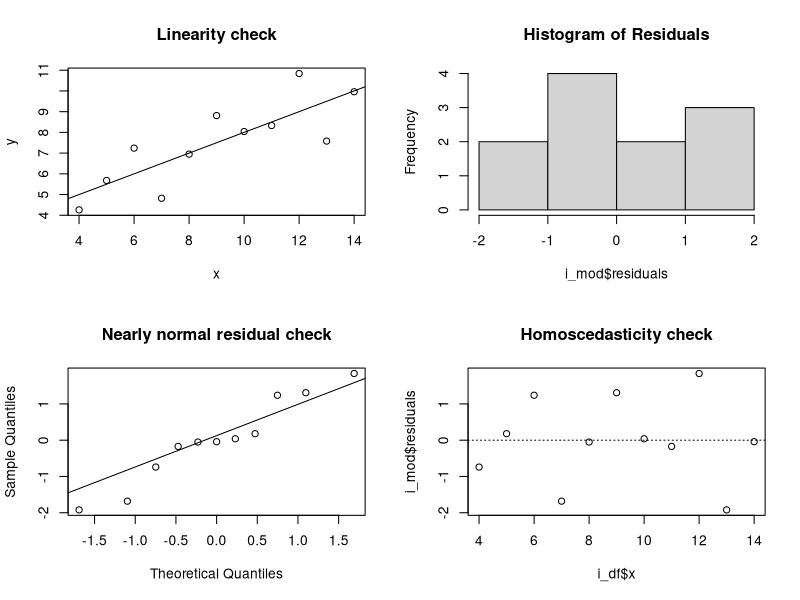
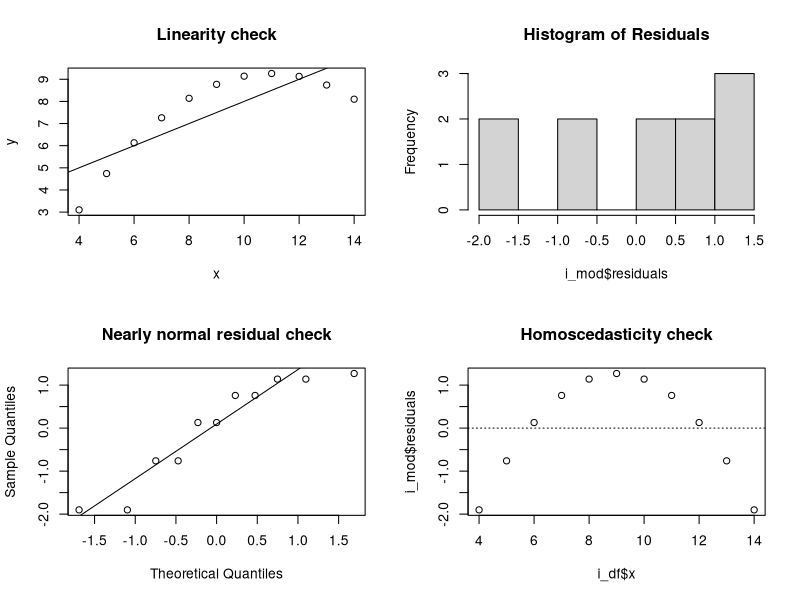
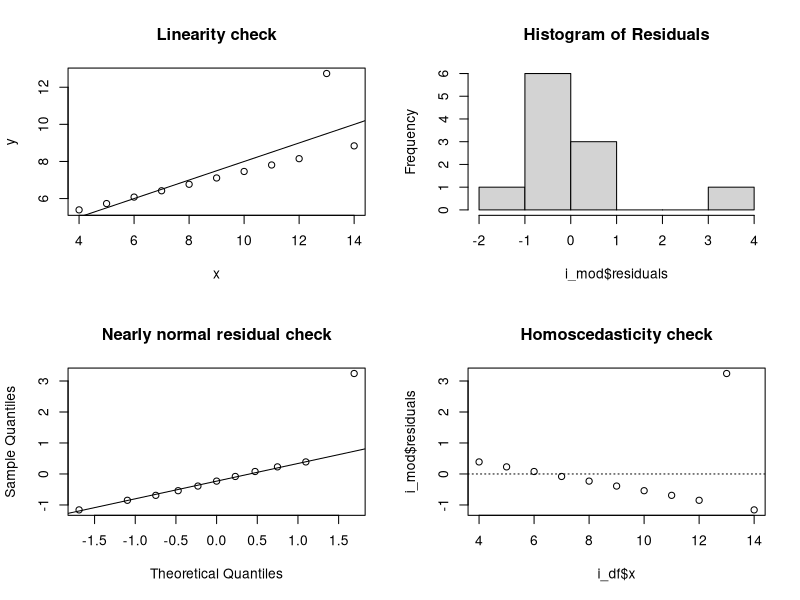
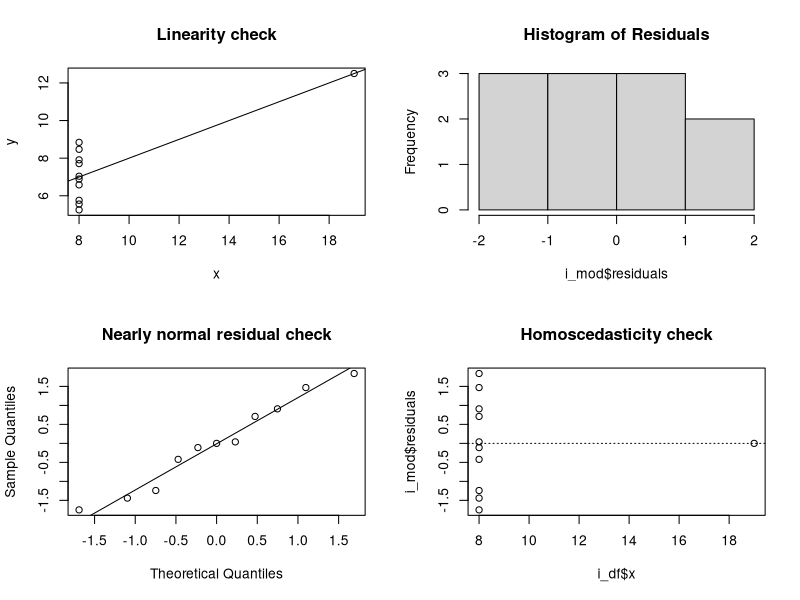

The R source for these figures, in order:
## ---- chunk 1
knitr::opts_chunk$set(
                      warning = FALSE
                      ,error = FALSE
                      ,message = FALSE
                      ,tidy = TRUE
                      ,cache = TRUE
                      )
## ---- chunk 2
load_packages <- c("prettydoc")

#see if we need to install any of them
install_load <- function(pkg){
  #CODE SOURCE: https://gist.github.com/stevenworthington/3178163
  new.pkg <- pkg[!(pkg %in% installed.packages()[, "Package"])]
  if (length(new.pkg)) 
    install.packages(new.pkg, dependencies = TRUE)
  sapply(pkg, require, character.only = TRUE, quietly = TRUE, warn.conflicts = FALSE)
}

#excute function and display the loaded packages
data.frame(t(t(install_load(load_packages))), fix.empty.names = FALSE)
## ---- chunk 3
Q1 <- 37
Q3 <- 49.8

IQR <- Q3 - Q1
IQR1.5 <- 1.5 *IQR

Q1 - IQR1.5
Q3 + IQR1.5
## ---- chunk 4
options(digits=2)

data1 <- data.frame(x=c(10,8,13,9,11,14,6,4,12,7,5),
                    y=c(8.04,6.95,7.58,8.81,8.33,9.96,7.24,4.26,10.84,4.82,5.68))
data2 <- data.frame(x=c(10,8,13,9,11,14,6,4,12,7,5),
                    y=c(9.14,8.14,8.74,8.77,9.26,8.1,6.13,3.1,9.13,7.26,4.74))
data3 <- data.frame(x=c(10,8,13,9,11,14,6,4,12,7,5),
                    y=c(7.46,6.77,12.74,7.11,7.81,8.84,6.08,5.39,8.15,6.42,5.73))
data4 <- data.frame(x=c(8,8,8,8,8,8,8,19,8,8,8),
                    y=c(6.58,5.76,7.71,8.84,8.47,7.04,5.25,12.5,5.56,7.91,6.89))

#all_dfs <- c(data1, data2, data3, data4)
all_dfs <- c("data1", "data2", "data3", "data4")

## ---- chunk 5
for (i in all_dfs){
  my_df <- get(i)
  print(i)
  print(sapply(my_df, function(x) round(mean(x), 2)))
}
## ---- chunk 6
for (i in all_dfs){
  my_df <- get(i)
  print(i)
  print(sapply(my_df, function(x) round(median(x), 2)))
}
## ---- chunk 7
for (i in all_dfs){
  my_df <- get(i)
  print(i)
  print(sapply(my_df, function(x) round(sd(x), 2)))
}
## ---- chunk 8
for (i in all_dfs){
  my_df <- get(i)
  print(i)
  print(round(cor(my_df), 2))
}
## ---- chunk 9
m_list <- c()

for (i in all_dfs){
  i_df <- get(i)
  i_lm <- lm(y ~ x, i_df)
  new_var <- paste0("m_", i)
  assign(new_var, i_lm)
  m_list <- c(m_list, new_var)
  intercept <- round(coef(i_lm)[1], 2)
  slope <- round(coef(i_lm)[2], 2)
  print(i)
  print(paste0("y-hat = ", slope, " * x + ", intercept))
}
## ---- chunk 10
sapply(m_list, function(x) round(summary(get(x))$r.squared,2))
## ---- chunk 11
op <- par(mfrow = c(2, 2))
for (i in 1:4){
  i_df_name <- all_dfs[i]
  i_df <- get(i_df_name)
  i_mod <- get(m_list[i])
  print(paste("Check conditions for", i_df_name))
  
  #linearity plot
  plot(y ~ x, i_df, main = "Linearity check")
  abline(i_mod)
  
  #residual normality check
  hist(i_mod$residuals, main = "Histogram of Residuals")
  qqnorm(i_mod$residuals, main = "Nearly normal residual check")
  qqline(i_mod$residuals)
  
  # Homoscedasticity check
  plot(i_mod$residuals ~ i_df$x, main = "Homoscedasticity check")
  abline(h = 0, lty = 3)
}
par(op)
